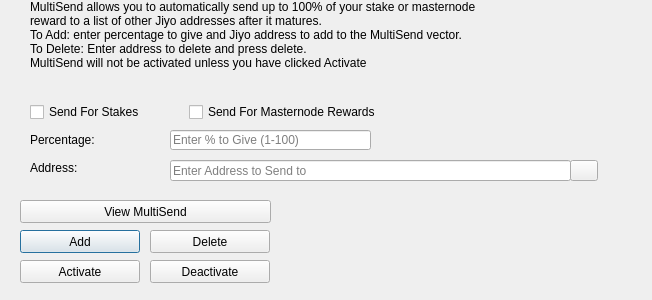
<?xml version="1.0" encoding="UTF-8"?>
<ui version="4.0">
 <class>MultiSendDialog</class>
 <widget class="QDialog" name="MultiSendDialog">
  <property name="windowModality">
   <enum>Qt::NonModal</enum>
  </property>
  <property name="geometry">
   <rect>
    <x>0</x>
    <y>0</y>
    <width>652</width>
    <height>300</height>
   </rect>
  </property>
  <property name="windowTitle">
   <string>MultiSend</string>
  </property>
  <widget class="QLineEdit" name="multiSendPercentEdit">
   <property name="geometry">
    <rect>
     <x>170</x>
     <y>130</y>
     <width>201</width>
     <height>20</height>
    </rect>
   </property>
   <property name="toolTip">
    <string>Enter whole numbers 1 - 100</string>
   </property>
   <property name="placeholderText">
    <string>Enter % to Give (1-100)</string>
   </property>
  </widget>
  <widget class="QLineEdit" name="multiSendAddressEdit">
   <property name="geometry">
    <rect>
     <x>170</x>
     <y>160</y>
     <width>401</width>
     <height>21</height>
    </rect>
   </property>
   <property name="toolTip">
    <string/>
   </property>
   <property name="placeholderText">
    <string>Enter Address to Send to</string>
   </property>
  </widget>
  <widget class="QLabel" name="label_2">
   <property name="geometry">
    <rect>
     <x>30</x>
     <y>0</y>
     <width>451</width>
     <height>121</height>
    </rect>
   </property>
   <property name="lineWidth">
    <number>1</number>
   </property>
   <property name="text">
    <string>MultiSend allows you to automatically send up to 100% of your stake or masternode reward to a list of other Jiyo addresses after it matures.
To Add: enter percentage to give and Jiyo address to add to the MultiSend vector.
To Delete: Enter address to delete and press delete.
MultiSend will not be activated unless you have clicked Activate</string>
   </property>
   <property name="alignment">
    <set>Qt::AlignLeading|Qt::AlignLeft|Qt::AlignTop</set>
   </property>
   <property name="wordWrap">
    <bool>true</bool>
   </property>
  </widget>
  <widget class="QLabel" name="message">
   <property name="geometry">
    <rect>
     <x>290</x>
     <y>200</y>
     <width>351</width>
     <height>91</height>
    </rect>
   </property>
   <property name="text">
    <string/>
   </property>
  </widget>
  <widget class="QPushButton" name="addButton">
   <property name="geometry">
    <rect>
     <x>20</x>
     <y>230</y>
     <width>120</width>
     <height>23</height>
    </rect>
   </property>
   <property name="toolTip">
    <string/>
   </property>
   <property name="statusTip">
    <string>Add to MultiSend Vector</string>
   </property>
   <property name="text">
    <string>Add</string>
   </property>
  </widget>
  <widget class="QPushButton" name="disableButton">
   <property name="geometry">
    <rect>
     <x>150</x>
     <y>260</y>
     <width>120</width>
     <height>23</height>
    </rect>
   </property>
   <property name="statusTip">
    <string>Deactivate MultiSend</string>
   </property>
   <property name="text">
    <string>Deactivate</string>
   </property>
  </widget>
  <widget class="QPushButton" name="addressBookButton">
   <property name="geometry">
    <rect>
     <x>570</x>
     <y>160</y>
     <width>28</width>
     <height>21</height>
    </rect>
   </property>
   <property name="toolTip">
    <string>Choose an address from the address book</string>
   </property>
   <property name="text">
    <string/>
   </property>
   <property name="icon">
    <iconset resource="../jiyo.qrc">
     <normaloff>:/icons/address-book</normaloff>:/icons/address-book</iconset>
   </property>
   <property name="shortcut">
    <string>Alt+A</string>
   </property>
   <property name="autoDefault">
    <bool>false</bool>
   </property>
  </widget>
  <widget class="QLabel" name="label">
   <property name="geometry">
    <rect>
     <x>30</x>
     <y>130</y>
     <width>121</width>
     <height>20</height>
    </rect>
   </property>
   <property name="toolTip">
    <string>Percentage of stake to send</string>
   </property>
   <property name="text">
    <string>Percentage:</string>
   </property>
  </widget>
  <widget class="QLabel" name="label_5">
   <property name="geometry">
    <rect>
     <x>30</x>
     <y>160</y>
     <width>111</width>
     <height>16</height>
    </rect>
   </property>
   <property name="toolTip">
    <string>Address to send portion of stake to</string>
   </property>
   <property name="text">
    <string>Address:</string>
   </property>
  </widget>
  <widget class="QPushButton" name="deleteButton">
   <property name="geometry">
    <rect>
     <x>150</x>
     <y>230</y>
     <width>120</width>
     <height>23</height>
    </rect>
   </property>
   <property name="toolTip">
    <string/>
   </property>
   <property name="statusTip">
    <string>Delete Address From MultiSend Vector</string>
   </property>
   <property name="text">
    <string>Delete</string>
   </property>
  </widget>
  <widget class="QPushButton" name="activateButton">
   <property name="geometry">
    <rect>
     <x>20</x>
     <y>260</y>
     <width>120</width>
     <height>23</height>
    </rect>
   </property>
   <property name="statusTip">
    <string>Activate MultiSend</string>
   </property>
   <property name="text">
    <string>Activate</string>
   </property>
  </widget>
  <widget class="QPushButton" name="viewButton">
   <property name="geometry">
    <rect>
     <x>20</x>
     <y>200</y>
     <width>251</width>
     <height>23</height>
    </rect>
   </property>
   <property name="toolTip">
    <string/>
   </property>
   <property name="statusTip">
    <string>View MultiSend Vector</string>
   </property>
   <property name="text">
    <string>View MultiSend</string>
   </property>
  </widget>
  <widget class="QWidget" name="horizontalLayoutWidget">
   <property name="geometry">
    <rect>
     <x>30</x>
     <y>100</y>
     <width>351</width>
     <height>24</height>
    </rect>
   </property>
   <layout class="QHBoxLayout" name="horizontalLayout">
    <item>
     <widget class="QCheckBox" name="multiSendStakeCheckBox">
      <property name="text">
       <string>Send For Stakes</string>
      </property>
     </widget>
    </item>
    <item>
     <widget class="QCheckBox" name="multiSendMasternodeCheckBox">
      <property name="text">
       <string>Send For Masternode Rewards</string>
      </property>
     </widget>
    </item>
   </layout>
  </widget>
 </widget>
 <resources>
  <include location="../jiyo.qrc"/>
 </resources>
 <connections/>
</ui>
